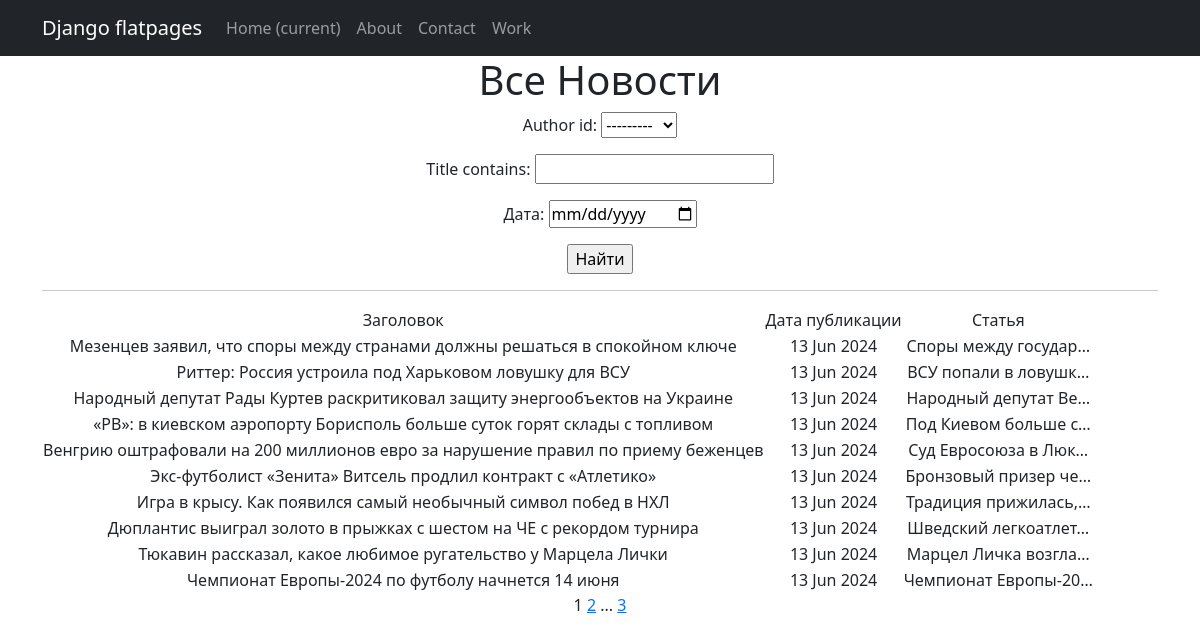
The app's page /search/ with its own data.
### News/models.py (models this page shows, shortened)
class Post(models.Model):
    news = 'NE'
    article = 'AR'
    POST_TIPE = [
        (news, "Новость"),
        (article, 'Статья')
    ]
    post_time_in = models.DateTimeField(auto_now_add=True)
    post_type = models.CharField(max_length=2, choices=POST_TIPE)
    title = models.CharField(max_length=255, default='None')
    post_text = models.TextField(default="Здесь пока никто ничего не написал.")
    post_rating = models.IntegerField(default=0)
    author_id = models.ForeignKey(Author, on_delete=models.CASCADE)
    categories = models.ManyToManyField(Category, through='PostCategory')

### News/views.py (the view)
# urls.py: path('search/', SearchList.as_view(), name='post_search'),
class SearchList(ListView):
    model = Post
    ordering = '-post_time_in'
    template_name = 'news_search.html'
    context_object_name = 'posts'
    paginate_by = 10
    def get_queryset(self):
        queryset = super().get_queryset()
        self.filterset = PostFilter(self.request.GET, queryset)
        return self.filterset.qs
    def get_context_data(self, **kwargs):
        context = super().get_context_data(**kwargs)
        context['filterset'] = self.filterset
        return context

### News/models.py (called while the page is built)
    def __str__(self):
        return self.user.username.title()

### News/templatetags/custom_tags.py (called while the page is built)
@register.simple_tag(takes_context=True)
def url_replace(context, **kwargs):
    d = context['request'].GET.copy()
    for k, v in kwargs.items():
        d[k] = v
    return d.urlencode()

### templates/news_search.html (shortened to what this page needs)
{% extends 'flatpages/default.html' %}
{% load custom_filters %}
{% load custom_tags %}
{% block content %}
   <h1>Все Новости</h1>
   <form action="" method="get">
       {{ filterset.form.as_p }}
       <input type="submit" value="Найти" />
   </form>
   <hr>
   {% if posts %}
       <table>
           <tr>
               <td>Заголовок</td>
               <td>Дата публикации</td>
               <td>Статья</td>
           </tr>
           {% for post in posts %}
           <tr>
               <td>{{ post.title }}</td>
               <td>{{ post.post_time_in|date:'d M Y'  }}</td>
               <td>{{ post.post_text| truncatechars:20 }}</td>
           </tr>
           {% endfor %}
       </table>
   {% else %}
       <h2>Новостей нет нет!</h2>
   {% endif %}
   {{ page_obj.number }}
   {% if page_obj.has_next %}
       <a href="?{% url_replace page=page_obj.next_page_number %}">{{ page_obj.next_page_number }}</a>
       {% if paginator.num_pages != page_obj.next_page_number %}
           ...
           <a href="?{% url_replace page=page_obj.paginator.num_pages %}">{{ page_obj.paginator.num_pages }}</a>
       {% endif %}
   {% endif %}
{% endblock content %}

### records on screen
Post: title "Мезенцев заявил, что споры между странами должны решаться в спокойном ключе", post_time_in "13 Jun 2024", post_text "Споры между государ…"
Post: title "Риттер: Россия устроила под Харьковом ловушку для ВСУ", post_time_in "13 Jun 2024", post_text "ВСУ попали в ловушк…"
Post: title "Народный депутат Рады Куртев раскритиковал защиту энергообъектов на Украине", post_time_in "13 Jun 2024", post_text "Народный депутат Ве…"
Post: title "«РВ»: в киевском аэропорту Борисполь больше суток горят склады с топливом", post_time_in "13 Jun 2024", post_text "Под Киевом больше с…"
Post: title "Венгрию оштрафовали на 200 миллионов евро за нарушение правил по приему беженцев", post_time_in "13 Jun 2024", post_text "Суд Евросоюза в Люк…"
Post: title "Экс-футболист «Зенита» Витсель продлил контракт с «Атлетико»", post_time_in "13 Jun 2024", post_text "Бронзовый призер че…"
Post: title "Игра в крысу. Как появился самый необычный символ побед в НХЛ", post_time_in "13 Jun 2024", post_text "Традиция прижилась,…"
Post: title "Дюплантис выиграл золото в прыжках с шестом на ЧЕ с рекордом турнира", post_time_in "13 Jun 2024", post_text "Шведский легкоатлет…"
Post: title "Тюкавин рассказал, какое любимое ругательство у Марцела Лички", post_time_in "13 Jun 2024", post_text "Марцел Личка возгла…"
Post: title "Чемпионат Европы-2024 по футболу начнется 14 июня", post_time_in "13 Jun 2024", post_text "Чемпионат Европы-20…"

### other values on screen
{{ page_obj.number }} "1"
{{ page_obj.next_page_number }} "2"
{{ page_obj.paginator.num_pages }} "3"
